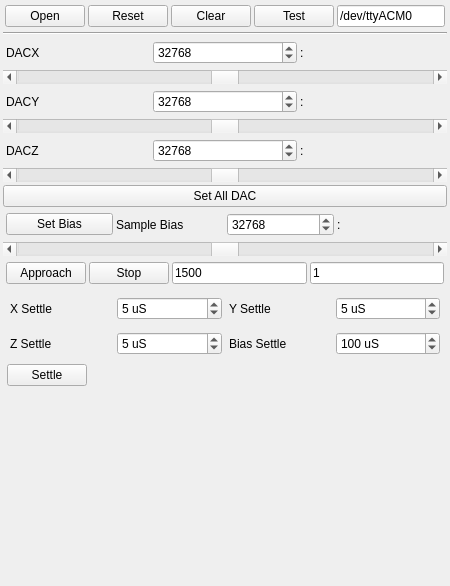
           <widget class="QWidget" name="tbConfiguration">
            <property name="sizePolicy">
             <sizepolicy hsizetype="Preferred" vsizetype="Preferred">
              <horstretch>0</horstretch>
              <verstretch>1</verstretch>
             </sizepolicy>
            </property>
            <attribute name="title">
             <string>Configuraton</string>
            </attribute>
            <layout class="QVBoxLayout" name="verticalLayout_10">
             <property name="spacing">
              <number>3</number>
             </property>
             <property name="leftMargin">
              <number>3</number>
             </property>
             <property name="topMargin">
              <number>3</number>
             </property>
             <property name="rightMargin">
              <number>3</number>
             </property>
             <property name="bottomMargin">
              <number>3</number>
             </property>
             <item>
              <widget class="QWidget" name="wgtSerial" native="true">
               <layout class="QHBoxLayout" name="horizontalLayout_11">
                <property name="spacing">
                 <number>3</number>
                </property>
                <property name="leftMargin">
                 <number>2</number>
                </property>
                <property name="topMargin">
                 <number>2</number>
                </property>
                <property name="rightMargin">
                 <number>2</number>
                </property>
                <property name="bottomMargin">
                 <number>2</number>
                </property>
                <item>
                 <widget class="QPushButton" name="cmdOpen">
                  <property name="text">
                   <string>Open</string>
                  </property>
                 </widget>
                </item>
                <item>
                 <widget class="QPushButton" name="cmdReset">
                  <property name="text">
                   <string>Reset</string>
                  </property>
                 </widget>
                </item>
                <item>
                 <widget class="QPushButton" name="cmdClear">
                  <property name="text">
                   <string>Clear</string>
                  </property>
                 </widget>
                </item>
                <item>
                 <widget class="QPushButton" name="cmdTest">
                  <property name="text">
                   <string>Test</string>
                  </property>
                 </widget>
                </item>
                <item>
                 <widget class="QLineEdit" name="lePort">
                  <property name="sizePolicy">
                   <sizepolicy hsizetype="Expanding" vsizetype="Fixed">
                    <horstretch>7</horstretch>
                    <verstretch>0</verstretch>
                   </sizepolicy>
                  </property>
                  <property name="text">
                   <string>/dev/ttyACM0</string>
                  </property>
                 </widget>
                </item>
               </layout>
              </widget>
             </item>
             <item>
              <widget class="Line" name="line">
               <property name="orientation">
                <enum>Qt::Horizontal</enum>
               </property>
              </widget>
             </item>
             <item>
              <widget class="QWidget" name="wgtDACX" native="true">
               <layout class="QHBoxLayout" name="horizontalLayout_4">
                <property name="spacing">
                 <number>3</number>
                </property>
                <property name="leftMargin">
                 <number>3</number>
                </property>
                <property name="topMargin">
                 <number>3</number>
                </property>
                <property name="rightMargin">
                 <number>3</number>
                </property>
                <property name="bottomMargin">
                 <number>3</number>
                </property>
                <item>
                 <widget class="QLabel" name="lblBias_2">
                  <property name="text">
                   <string>DACX</string>
                  </property>
                 </widget>
                </item>
                <item>
                 <widget class="QSpinBox" name="spnDACX">
                  <property name="minimum">
                   <number>0</number>
                  </property>
                  <property name="maximum">
                   <number>65535</number>
                  </property>
                  <property name="singleStep">
                   <number>5</number>
                  </property>
                  <property name="value">
                   <number>32768</number>
                  </property>
                 </widget>
                </item>
                <item>
                 <widget class="QLabel" name="lblDACXVal">
                  <property name="text">
                   <string>:</string>
                  </property>
                 </widget>
                </item>
               </layout>
              </widget>
             </item>
             <item>
              <widget class="QScrollBar" name="scr_DACX">
               <property name="maximum">
                <number>65535</number>
               </property>
               <property name="singleStep">
                <number>10</number>
               </property>
               <property name="pageStep">
                <number>100</number>
               </property>
               <property name="value">
                <number>32768</number>
               </property>
               <property name="orientation">
                <enum>Qt::Horizontal</enum>
               </property>
              </widget>
             </item>
             <item>
              <widget class="QWidget" name="wgtDACY" native="true">
               <layout class="QHBoxLayout" name="horizontalLayout_6">
                <property name="spacing">
                 <number>3</number>
                </property>
                <property name="leftMargin">
                 <number>3</number>
                </property>
                <property name="topMargin">
                 <number>3</number>
                </property>
                <property name="rightMargin">
                 <number>3</number>
                </property>
                <property name="bottomMargin">
                 <number>3</number>
                </property>
                <item>
                 <widget class="QLabel" name="lblDACY">
                  <property name="text">
                   <string>DACY</string>
                  </property>
                 </widget>
                </item>
                <item>
                 <widget class="QSpinBox" name="spnDACY">
                  <property name="minimum">
                   <number>0</number>
                  </property>
                  <property name="maximum">
                   <number>65535</number>
                  </property>
                  <property name="singleStep">
                   <number>5</number>
                  </property>
                  <property name="value">
                   <number>32768</number>
                  </property>
                 </widget>
                </item>
                <item>
                 <widget class="QLabel" name="lblDACYVal">
                  <property name="text">
                   <string>:</string>
                  </property>
                 </widget>
                </item>
               </layout>
              </widget>
             </item>
             <item>
              <widget class="QScrollBar" name="scr_DACY">
               <property name="maximum">
                <number>65535</number>
               </property>
               <property name="singleStep">
                <number>10</number>
               </property>
               <property name="pageStep">
                <number>100</number>
               </property>
               <property name="value">
                <number>32768</number>
               </property>
               <property name="orientation">
                <enum>Qt::Horizontal</enum>
               </property>
              </widget>
             </item>
             <item>
              <widget class="QWidget" name="wgtDACZ" native="true">
               <layout class="QHBoxLayout" name="horizontalLayout_5">
                <property name="spacing">
                 <number>3</number>
                </property>
                <property name="leftMargin">
                 <number>3</number>
                </property>
                <property name="topMargin">
                 <number>3</number>
                </property>
                <property name="rightMargin">
                 <number>3</number>
                </property>
                <property name="bottomMargin">
                 <number>3</number>
                </property>
                <item>
                 <widget class="QLabel" name="lblDACZ">
                  <property name="text">
                   <string>DACZ</string>
                  </property>
                 </widget>
                </item>
                <item>
                 <widget class="QSpinBox" name="spnDACZ">
                  <property name="minimum">
                   <number>0</number>
                  </property>
                  <property name="maximum">
                   <number>65535</number>
                  </property>
                  <property name="singleStep">
                   <number>5</number>
                  </property>
                  <property name="value">
                   <number>32768</number>
                  </property>
                 </widget>
                </item>
                <item>
                 <widget class="QLabel" name="lblDACZVal">
                  <property name="text">
                   <string>:</string>
                  </property>
                 </widget>
                </item>
               </layout>
              </widget>
             </item>
             <item>
              <widget class="QScrollBar" name="scr_DACZ">
               <property name="maximum">
                <number>65535</number>
               </property>
               <property name="singleStep">
                <number>10</number>
               </property>
               <property name="pageStep">
                <number>100</number>
               </property>
               <property name="value">
                <number>32769</number>
               </property>
               <property name="orientation">
                <enum>Qt::Horizontal</enum>
               </property>
              </widget>
             </item>
             <item>
              <widget class="QPushButton" name="cmdSetDAC">
               <property name="text">
                <string>Set All DAC</string>
               </property>
              </widget>
             </item>
             <item>
              <widget class="QWidget" name="wgtBiasCtls" native="true">
               <layout class="QHBoxLayout" name="horizontalLayout_3">
                <property name="spacing">
                 <number>3</number>
                </property>
                <property name="leftMargin">
                 <number>3</number>
                </property>
                <property name="topMargin">
                 <number>3</number>
                </property>
                <property name="rightMargin">
                 <number>3</number>
                </property>
                <property name="bottomMargin">
                 <number>3</number>
                </property>
                <item>
                 <widget class="QPushButton" name="cmdSendBias">
                  <property name="text">
                   <string>Set Bias</string>
                  </property>
                 </widget>
                </item>
                <item>
                 <widget class="QLabel" name="lblBias">
                  <property name="text">
                   <string>Sample Bias  </string>
                  </property>
                 </widget>
                </item>
                <item>
                 <widget class="QSpinBox" name="spnBias">
                  <property name="minimum">
                   <number>0</number>
                  </property>
                  <property name="maximum">
                   <number>65535</number>
                  </property>
                  <property name="singleStep">
                   <number>5</number>
                  </property>
                  <property name="value">
                   <number>32768</number>
                  </property>
                 </widget>
                </item>
                <item>
                 <widget class="QLabel" name="lblBiasVal">
                  <property name="text">
                   <string>:</string>
                  </property>
                 </widget>
                </item>
               </layout>
              </widget>
             </item>
             <item>
              <widget class="QScrollBar" name="scr_Bias">
               <property name="maximum">
                <number>65535</number>
               </property>
               <property name="singleStep">
                <number>10</number>
               </property>
               <property name="pageStep">
                <number>100</number>
               </property>
               <property name="value">
                <number>32768</number>
               </property>
               <property name="orientation">
                <enum>Qt::Horizontal</enum>
               </property>
              </widget>
             </item>
             <item>
              <widget class="QWidget" name="wgtApproach" native="true">
               <layout class="QHBoxLayout" name="horizontalLayout_8">
                <property name="spacing">
                 <number>3</number>
                </property>
                <property name="leftMargin">
                 <number>3</number>
                </property>
                <property name="topMargin">
                 <number>3</number>
                </property>
                <property name="rightMargin">
                 <number>3</number>
                </property>
                <property name="bottomMargin">
                 <number>3</number>
                </property>
                <item>
                 <widget class="QPushButton" name="cmdApproach">
                  <property name="text">
                   <string>Approach</string>
                  </property>
                 </widget>
                </item>
                <item>
                 <widget class="QPushButton" name="cmdStop">
                  <property name="text">
                   <string>Stop</string>
                  </property>
                 </widget>
                </item>
                <item>
                 <widget class="QLineEdit" name="leTargetDAC">
                  <property name="text">
                   <string>1500</string>
                  </property>
                 </widget>
                </item>
                <item>
                 <widget class="QLineEdit" name="leSteps">
                  <property name="text">
                   <string>1</string>
                  </property>
                 </widget>
                </item>
               </layout>
              </widget>
             </item>
             <item>
              <widget class="QWidget" name="wgtSettle" native="true">
               <layout class="QVBoxLayout" name="verticalLayout_19">
                <property name="spacing">
                 <number>2</number>
                </property>
                <property name="leftMargin">
                 <number>2</number>
                </property>
                <property name="topMargin">
                 <number>2</number>
                </property>
                <property name="rightMargin">
                 <number>2</number>
                </property>
                <property name="bottomMargin">
                 <number>2</number>
                </property>
                <item>
                 <widget class="QWidget" name="wgtTopSettle" native="true">
                  <layout class="QHBoxLayout" name="horizontalLayout_30">
                   <property name="spacing">
                    <number>3</number>
                   </property>
                   <property name="leftMargin">
                    <number>3</number>
                   </property>
                   <property name="topMargin">
                    <number>3</number>
                   </property>
                   <property name="rightMargin">
                    <number>3</number>
                   </property>
                   <property name="bottomMargin">
                    <number>3</number>
                   </property>
                   <item>
                    <widget class="QWidget" name="wgtXSettle" native="true">
                     <layout class="QHBoxLayout" name="horizontalLayout_25">
                      <property name="spacing">
                       <number>2</number>
                      </property>
                      <property name="leftMargin">
                       <number>2</number>
                      </property>
                      <property name="topMargin">
                       <number>2</number>
                      </property>
                      <property name="rightMargin">
                       <number>2</number>
                      </property>
                      <property name="bottomMargin">
                       <number>2</number>
                      </property>
                      <item>
                       <widget class="QLabel" name="lbXSettle">
                        <property name="text">
                         <string>X Settle</string>
                        </property>
                       </widget>
                      </item>
                      <item>
                       <widget class="QSpinBox" name="spnXSettle">
                        <property name="suffix">
                         <string> uS</string>
                        </property>
                        <property name="maximum">
                         <number>1000</number>
                        </property>
                        <property name="singleStep">
                         <number>1</number>
                        </property>
                        <property name="value">
                         <number>5</number>
                        </property>
                       </widget>
                      </item>
                     </layout>
                    </widget>
                   </item>
                   <item>
                    <widget class="QWidget" name="wgtYSettle" native="true">
                     <layout class="QHBoxLayout" name="horizontalLayout_27">
                      <property name="spacing">
                       <number>2</number>
                      </property>
                      <property name="leftMargin">
                       <number>2</number>
                      </property>
                      <property name="topMargin">
                       <number>2</number>
                      </property>
                      <property name="rightMargin">
                       <number>2</number>
                      </property>
                      <property name="bottomMargin">
                       <number>2</number>
                      </property>
                      <item>
                       <widget class="QLabel" name="lblYSettle">
                        <property name="text">
                         <string>Y Settle</string>
                        </property>
                       </widget>
                      </item>
                      <item>
                       <widget class="QSpinBox" name="spnYSettle">
                        <property name="suffix">
                         <string> uS</string>
                        </property>
                        <property name="maximum">
                         <number>1000</number>
                        </property>
                        <property name="singleStep">
                         <number>1</number>
                        </property>
                        <property name="value">
                         <number>5</number>
                        </property>
                       </widget>
                      </item>
                     </layout>
                    </widget>
                   </item>
                  </layout>
                 </widget>
                </item>
                <item>
                 <widget class="QWidget" name="wgtMidSettle" native="true">
                  <layout class="QHBoxLayout" name="horizontalLayout_31">
                   <property name="spacing">
                    <number>3</number>
                   </property>
                   <property name="leftMargin">
                    <number>3</number>
                   </property>
                   <property name="topMargin">
                    <number>3</number>
                   </property>
                   <property name="rightMargin">
                    <number>3</number>
                   </property>
                   <property name="bottomMargin">
                    <number>3</number>
                   </property>
                   <item>
                    <widget class="QWidget" name="wgtZSettle" native="true">
                     <layout class="QHBoxLayout" name="horizontalLayout_28">
                      <property name="spacing">
                       <number>2</number>
                      </property>
                      <property name="leftMargin">
                       <number>2</number>
                      </property>
                      <property name="topMargin">
                       <number>2</number>
                      </property>
                      <property name="rightMargin">
                       <number>2</number>
                      </property>
                      <property name="bottomMargin">
                       <number>2</number>
                      </property>
                      <item>
                       <widget class="QLabel" name="lblZSettle">
                        <property name="text">
                         <string>Z Settle</string>
                        </property>
                       </widget>
                      </item>
                      <item>
                       <widget class="QSpinBox" name="spnZSettle">
                        <property name="suffix">
                         <string> uS</string>
                        </property>
                        <property name="maximum">
                         <number>1000</number>
                        </property>
                        <property name="singleStep">
                         <number>1</number>
                        </property>
                        <property name="value">
                         <number>5</number>
                        </property>
                       </widget>
                      </item>
                     </layout>
                    </widget>
                   </item>
                   <item>
                    <widget class="QWidget" name="wgtBiasSettle" native="true">
                     <layout class="QHBoxLayout" name="horizontalLayout_29">
                      <property name="spacing">
                       <number>2</number>
                      </property>
                      <property name="leftMargin">
                       <number>2</number>
                      </property>
                      <property name="topMargin">
                       <number>2</number>
                      </property>
                      <property name="rightMargin">
                       <number>2</number>
                      </property>
                      <property name="bottomMargin">
                       <number>2</number>
                      </property>
                      <item>
                       <widget class="QLabel" name="lblBiasSettle">
                        <property name="text">
                         <string>Bias Settle</string>
                        </property>
                       </widget>
                      </item>
                      <item>
                       <widget class="QSpinBox" name="spnBiasSettle">
                        <property name="suffix">
                         <string> uS</string>
                        </property>
                        <property name="maximum">
                         <number>1000</number>
                        </property>
                        <property name="singleStep">
                         <number>5</number>
                        </property>
                        <property name="value">
                         <number>100</number>
                        </property>
                       </widget>
                      </item>
                     </layout>
                    </widget>
                   </item>
                  </layout>
                 </widget>
                </item>
                <item>
                 <widget class="QWidget" name="wgtCmdSettle" native="true">
                  <layout class="QHBoxLayout" name="horizontalLayout_32">
                   <property name="spacing">
                    <number>2</number>
                   </property>
                   <property name="leftMargin">
                    <number>2</number>
                   </property>
                   <property name="topMargin">
                    <number>2</number>
                   </property>
                   <property name="rightMargin">
                    <number>2</number>
                   </property>
                   <property name="bottomMargin">
                    <number>2</number>
                   </property>
                   <item>
                    <widget class="QPushButton" name="cmdSettle">
                     <property name="text">
                      <string>Settle</string>
                     </property>
                    </widget>
                   </item>
                   <item>
                    <spacer name="horizontalSpacer_12">
                     <property name="orientation">
                      <enum>Qt::Horizontal</enum>
                     </property>
                     <property name="sizeHint" stdset="0">
                      <size>
                       <width>348</width>
                       <height>20</height>
                      </size>
                     </property>
                    </spacer>
                   </item>
                  </layout>
                 </widget>
                </item>
               </layout>
              </widget>
             </item>
             <item>
              <widget class="QWidget" name="wgtDAC" native="true">
               <layout class="QHBoxLayout" name="horizontalLayout_7">
                <property name="spacing">
                 <number>3</number>
                </property>
                <property name="leftMargin">
                 <number>3</number>
                </property>
                <property name="topMargin">
                 <number>3</number>
                </property>
                <property name="rightMargin">
                 <number>3</number>
                </property>
                <property name="bottomMargin">
                 <number>3</number>
                </property>
               </layout>
              </widget>
             </item>
             <item>
              <spacer name="verticalSpacer">
               <property name="orientation">
                <enum>Qt::Vertical</enum>
               </property>
               <property name="sizeHint" stdset="0">
                <size>
                 <width>20</width>
                 <height>184</height>
                </size>
               </property>
              </spacer>
             </item>
            </layout>
           </widget>
